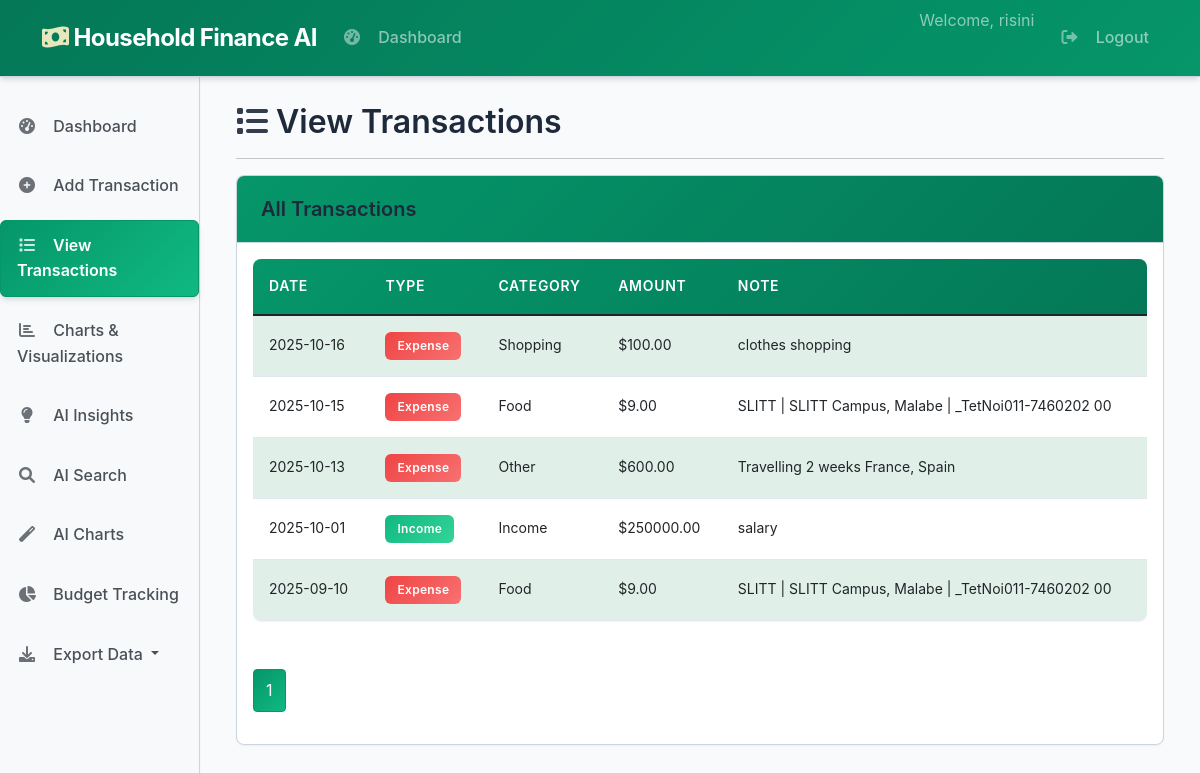
Before: /view-transactions (signed in) with the older database file.
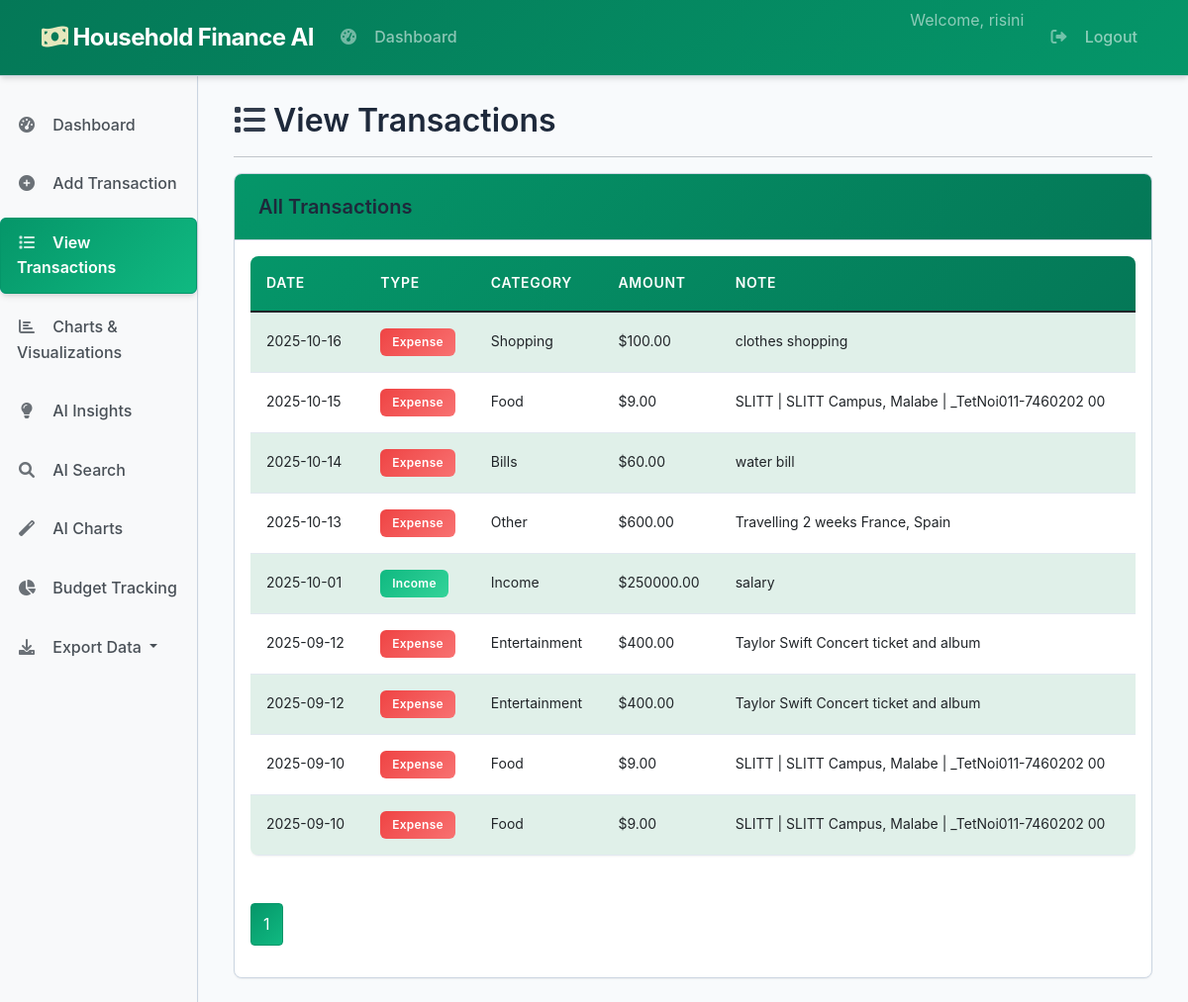
After: the same page with the newer database file.
### core/database.py (models this page shows, shortened)
class User(UserMixin, db.Model):
    __tablename__ = "users"
    id = db.Column(db.Integer, primary_key=True)
    username = db.Column(db.String(80), unique=True, nullable=False)
    password_hash = db.Column(db.String(120), nullable=False)
    role = db.Column(db.String(20), nullable=False, default="user")
    household_id = db.Column(db.Integer, db.ForeignKey("households.id"), nullable=True)
    created_at = db.Column(db.DateTime, default=datetime.utcnow)
    household = db.relationship("Household", back_populates="users")
    transactions = db.relationship("Transaction", back_populates="user")

class Transaction(db.Model):
    __tablename__ = "transactions"
    id = db.Column(db.Integer, primary_key=True)
    user_id = db.Column(db.Integer, db.ForeignKey("users.id"), nullable=False)
    type = db.Column(db.String(20), nullable=False)  # ✅ This should be 'type' not 't_type'
    category = db.Column(db.String(100), nullable=False)
    amount = db.Column(db.Float, nullable=False)
    date = db.Column(db.Date, nullable=False, default=datetime.utcnow)
    note = db.Column(db.Text, nullable=True)
    created_at = db.Column(db.DateTime, default=datetime.utcnow)
    user = db.relationship("User", back_populates="transactions")

### app/routes/transactions.py (the view, shortened to what this page needs)
@transactions_bp.route('/view-transactions')
@login_required
def view_transactions():
    page = request.args.get('page', 1, type=int)
    per_page = 10
    transactions_pagination = Transaction.query.filter_by(user_id=current_user.id)\
        .order_by(Transaction.date.desc())\
        .paginate(page=page, per_page=per_page, error_out=False)
    transactions = transactions_pagination.items
    anomalies = collector.detect_anomalies(current_user.id)
    anomaly_ids = [a['id'] for a in anomalies]
    llm_explanations = {}
    for txn_dict in anomalies:
        txn = Transaction.query.get(txn_dict['id'])
        if txn:
            llm_explanations[txn.id] = collector.explain_anomaly(txn)
    summary = collector.generate_summary(current_user.id, period='week')
    return render_template(
        'view_transactions.html',
        transactions=transactions_pagination,
        anomalies=anomalies,
        anomaly_ids=anomaly_ids,
        llm_explanations=llm_explanations,
        summary=summary
    )

### agents/data_collector.py (called while the page is built)
    def get_transactions_df(self, user_id):
        transactions = Transaction.query.filter_by(user_id=user_id).all()
        if not transactions:
            return pd.DataFrame()
        data = [{
            "id": t.id,
            "date": t.date,
            "type": t.type,  # CHANGED: t_type → type
            "category": t.category,
            "amount": t.amount,
            "note": t.note
        } for t in transactions]
        df = pd.DataFrame(data)
        if not df.empty and 'date' in df.columns:
            df['date'] = pd.to_datetime(df['date'])
        return df

    def detect_anomalies(self, user_id):
        df = self.get_transactions_df(user_id)
        if df.empty:
            return []
        mean = df['amount'].mean()
        std = df['amount'].std()
        if std > 0:
            anomalies = df[df['amount'] > mean + 2 * std]
            return anomalies.to_dict('records')
        return []

    def explain_anomaly(self, transaction):
        note = transaction.note or ""
        amount = transaction.amount
        if amount > 1000:
            return "⚠️ Unusually high transaction amount"
        elif "refund" in note.lower():
            return "🔄 This appears to be a refund"
        elif any(word in note.lower() for word in ["emergency", "urgent", "medical"]):
            return "🏥 Possible emergency expense"
        else:
            return "📊 Statistically unusual transaction amount"

### app/templates/view_transactions.html (shortened to what this page needs)
{% extends "base.html" %}
{% block content %}
<div class="row">
    <div class="col-12">
        <h2><i class="fas fa-list"></i> View Transactions</h2>
        <hr>
    </div>
</div>
<div class="row">
    <div class="col-12">
        <div class="card">
            <div class="card-header">
                <h5 class="mb-0">All Transactions</h5>
            </div>
            <div class="card-body">
                {% if transactions.items %}
                <div class="table-responsive">
                    <table class="table table-striped">
                        <thead>
                            <tr>
                                <th>Date</th>
                                <th>Type</th>
                                <th>Category</th>
                                <th>Amount</th>
                                <th>Note</th>
                            </tr>
                        </thead>
                        <tbody>
                            {% for transaction in transactions.items %}
                            <tr>
                                <td>{{ transaction.date.strftime('%Y-%m-%d') }}</td>
                                <td>
                                    <span class="badge {% if transaction.type == 'income' %}bg-success{% else %}bg-danger{% endif %}">
                                        {{ transaction.type.title() }}
                                    </span>
                                </td>
                                <td>{{ transaction.category }}</td>
                                <td>${{ "%.2f"|format(transaction.amount) }}</td>
                                <td>{{ transaction.note or '-' }}</td>
                            </tr>
                            {% endfor %}
                        </tbody>
                    </table>
                </div>
                <nav aria-label="Transaction pagination">
                    <ul class="pagination">
                        {% for page_num in transactions.iter_pages() %}
                            {% if page_num %}
                                <li class="page-item {% if page_num == transactions.page %}active{% endif %}">
                                    <a class="page-link" href="{{ url_for('transactions.view_transactions', page=page_num) }}">{{ page_num }}</a>
                                </li>
                            {% else %}
                                <li class="page-item disabled"><span class="page-link">…</span></li>
                            {% endif %}
                        {% endfor %}
                    </ul>
                </nav>
                {% else %}
                <p class="text-muted">No transactions found.</p>
                <a href="{{ url_for('transactions.add_transaction') }}" class="btn btn-primary">
                    Add Your First Transaction
                </a>
                {% endif %}
            </div>
        </div>
    </div>
</div>
{% endblock %}

### app/templates/base.html (shortened to what this page needs)
<!DOCTYPE html>
<html lang="en">
  <head>
    <link
      href="https://cdn.jsdelivr.net/npm/bootstrap@5.1.3/dist/css/bootstrap.min.css"
      rel="stylesheet"
    />
    <link
      href="https://cdnjs.cloudflare.com/ajax/libs/font-awesome/6.0.0/css/all.min.css"
      rel="stylesheet"
    />
    <link href="{{ url_for('static', filename='css/theme.css') }}" rel="stylesheet">
  </head>
  <body>
    <nav class="navbar navbar-expand-lg navbar-dark bg-dark">
      <div class="container">
        <a class="navbar-brand" href="{% if current_user.is_authenticated %}{{ url_for('transactions.dashboard') }}{% else %}{{ url_for('main.home') }}{% endif %}">
          <i class="fas fa-money-bill-wave"></i> Household Finance AI
        </a>
        <div class="collapse navbar-collapse" id="navbarNav">
          {% if current_user.is_authenticated %}
          <ul class="navbar-nav me-auto">
            <li class="nav-item">
              <a class="nav-link" href="{{ url_for('transactions.dashboard') }}">
                <i class="fas fa-tachometer-alt"></i> Dashboard
              </a>
            </li>
          </ul>
          <ul class="navbar-nav ms-auto">
            <li class="nav-item">
              <span class="navbar-text me-3">
                Welcome, {{ current_user.username }}
              </span>
            </li>
            <li class="nav-item">
              <a class="nav-link" href="{{ url_for('auth.logout') }}">
                <i class="fas fa-sign-out-alt"></i> Logout
              </a>
            </li>
          </ul>
          {% endif %}
        </div>
      </div>
    </nav>
    <div class="container-fluid">
      <div class="row">
        {% if current_user.is_authenticated %}
        <div class="col-md-3 col-lg-2 sidebar">
          <nav class="nav flex-column">
            <a
              class="nav-link {% if request.endpoint == 'transactions.dashboard' %}active{% endif %}"
              href="{{ url_for('transactions.dashboard') }}"
            >
              <i class="fas fa-tachometer-alt"></i> Dashboard
            </a>
            <a
              class="nav-link {% if request.endpoint == 'transactions.add_transaction' %}active{% endif %}"
              href="{{ url_for('transactions.add_transaction') }}"
            >
              <i class="fas fa-plus-circle"></i> Add Transaction
            </a>
            <a
              class="nav-link {% if request.endpoint == 'transactions.view_transactions' %}active{% endif %}"
              href="{{ url_for('transactions.view_transactions') }}"
            >
              <i class="fas fa-list"></i> View Transactions
            </a>
            <a
              class="nav-link {% if request.endpoint == 'charts.charts_page' %}active{% endif %}"
              href="{{ url_for('charts.charts_page') }}"
            >
              <i class="fas fa-chart-bar"></i> Charts & Visualizations
            </a>
            <a
              class="nav-link {% if request.endpoint == 'insights.insights_page' %}active{% endif %}"
              href="{{ url_for('insights.insights_page') }}"
            >
              <i class="fas fa-lightbulb"></i> AI Insights
            </a>
            <a
              class="nav-link {% if request.endpoint == 'transactions.ai_search_demo' %}active{% endif %}"
              href="{{ url_for('transactions.ai_search_page') }}"
            >
              <i class="fas fa-search"></i> AI Search
            </a>
            <a
              class="nav-link {% if request.endpoint == 'charts.ai_charts' %}active{% endif %}"
              href="{{ url_for('charts.ai_charts_page') }}"
            >
              <i class="fas fa-magic"></i> AI Charts
            </a>
            <a
              class="nav-link {% if request.endpoint == 'budget.budget_page' %}active{% endif %}"
              href="{{ url_for('budget.budget_page') }}"
            >
              <i class="fas fa-chart-pie"></i> Budget Tracking
            </a>
            <div class="nav-item dropdown">
              <a
                class="nav-link dropdown-toggle"
                href="#"
                role="button"
                data-bs-toggle="dropdown"
              >
                <i class="fas fa-download"></i> Export Data
              </a>
            </div>
          </nav>
        </div>
        {% endif %}
        <div
          class="{% if current_user.is_authenticated %}col-md-9 col-lg-10{% else %}col-12{% endif %}"
        >
          <div class="container mt-4">
            {% block content %}{% endblock %}
          </div>
        </div>
      </div>
    </div>
  </body>
</html>

### app/static/css/theme.css (style rules this page uses)
:root { --primary-green: #059669; --dark-green: #047857; --light-green: #10b981; --pale-green: #ecfdf5; --accent-amber: #d97706; --light-amber: #fef3c7; --accent-teal: #0d9488; --dark-teal: #0f766e; --white: #ffffff; --light-gray: #f8fafc; --medium-gray: #e2e8f0; --dark-gray: #475569; --text-dark: #1e293b; --border-color: #cbd5e1; --success: #10b981; --info: #06b6d4; --warning: #f59e0b; --danger: #ef4444; --font-family: 'Inter', 'Segoe UI', system-ui, sans-serif; --border-radius: 8px; --shadow-sm: 0 1px 2px 0 rgba(0, 0, 0, 0.05); --shadow-md: 0 4px 6px -1px rgba(0, 0, 0, 0.1), 0 2px 4px -1px rgba(0, 0, 0, 0.06); --shadow-lg: 0 10px 15px -3px rgba(0, 0, 0, 0.1), 0 4px 6px -2px rgba(0, 0, 0, 0.05); }
body { font-family: var(--font-family); background-color: var(--light-gray); color: var(--text-dark); line-height: 1.6; font-weight: 400; }
h1, h2, h3, h4, h5, h6 { font-weight: 600; color: var(--text-dark); line-height: 1.3; }
.navbar-dark.bg-dark { background: linear-gradient(135deg, var(--dark-green) 0%, var(--primary-green) 100%); box-shadow: var(--shadow-md); border-bottom: 1px solid var(--border-color); }
.navbar-brand { font-weight: 700; font-size: 1.5rem; letter-spacing: -0.025em; }
.navbar-brand i { color: var(--light-amber); }
.sidebar { background: var(--white); border-right: 1px solid var(--border-color); box-shadow: var(--shadow-sm); padding: 1rem 0; }
.nav-link { color: var(--dark-gray); padding: 0.75rem 1.25rem; margin: 0.125rem 0.75rem; border-radius: var(--border-radius); transition: all 0.2s ease; font-weight: 500; border: 1px solid transparent; }
.nav-link.active { background: linear-gradient(135deg, var(--primary-green) 0%, var(--light-green) 100%); color: var(--white); font-weight: 600; border-color: var(--primary-green); box-shadow: var(--shadow-md); }
.nav-link i { width: 20px; text-align: center; margin-right: 12px; opacity: 0.8; }
.card { border: 1px solid var(--border-color); border-radius: var(--border-radius); box-shadow: var(--shadow-sm); transition: all 0.2s ease; margin-bottom: 1.5rem; overflow: hidden; background: var(--white); }
.card-header { background: linear-gradient(135deg, var(--primary-green) 0%, var(--dark-green) 100%); color: var(--white); border-bottom: 1px solid var(--border-color); padding: 1.25rem 1.5rem; font-weight: 600; font-size: 1.1rem; }
.table { border-radius: var(--border-radius); overflow: hidden; box-shadow: var(--shadow-sm); background: var(--white); }
.table thead { background: linear-gradient(135deg, var(--primary-green) 0%, var(--dark-green) 100%); color: var(--white); }
.table th { border: none; padding: 1rem; font-weight: 600; font-size: 0.875rem; text-transform: uppercase; letter-spacing: 0.05em; }
.table td { padding: 1rem; vertical-align: middle; border-color: var(--medium-gray); font-size: 0.875rem; }
.table-striped tbody tr:nth-of-type(odd) { background-color: var(--pale-green); }
.badge { padding: 0.5rem 0.75rem; border-radius: 6px; font-weight: 600; font-size: 0.75rem; letter-spacing: 0.025em; }
.badge.bg-success { background: linear-gradient(135deg, var(--success) 0%, #34d399 100%); }
.badge.bg-danger { background: linear-gradient(135deg, var(--danger) 0%, #f87171 100%); }
.fas, .fab, .far { opacity: 0.9; }
.pagination { margin-top: 2rem; }
.page-link { color: var(--primary-green); border: 1px solid var(--border-color); padding: 0.5rem 0.75rem; transition: all 0.2s ease; }
.page-item.active .page-link { background: linear-gradient(135deg, var(--primary-green) 0%, var(--light-green) 100%); border-color: var(--primary-green); }
.mt-4 { margin-top: 1.5rem; }

### app/templates/base.html (style rules this page uses)
.sidebar { background-color: #f8f9fa; min-height: 100vh; padding-top: 20px; }
.nav-link { color: #495057; padding: 0.75rem 1rem; margin: 0.25rem 0; border-radius: 0.375rem; }
.nav-link:hover, .nav-link.active { background-color: #007bff; color: white; }

Changed rows visible on the page:
added Transaction: amount "60.00"
added Transaction: amount "400.00"
added Transaction: amount "400.00"
added Transaction: amount "9.00"
